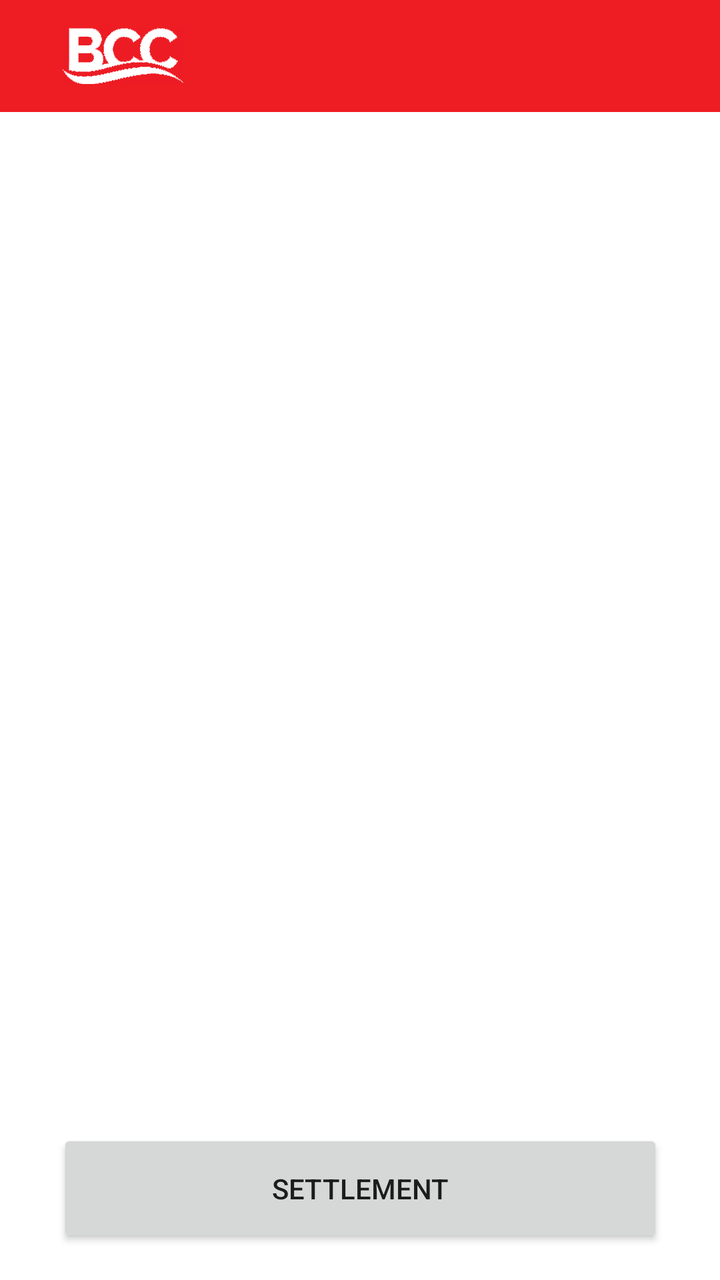
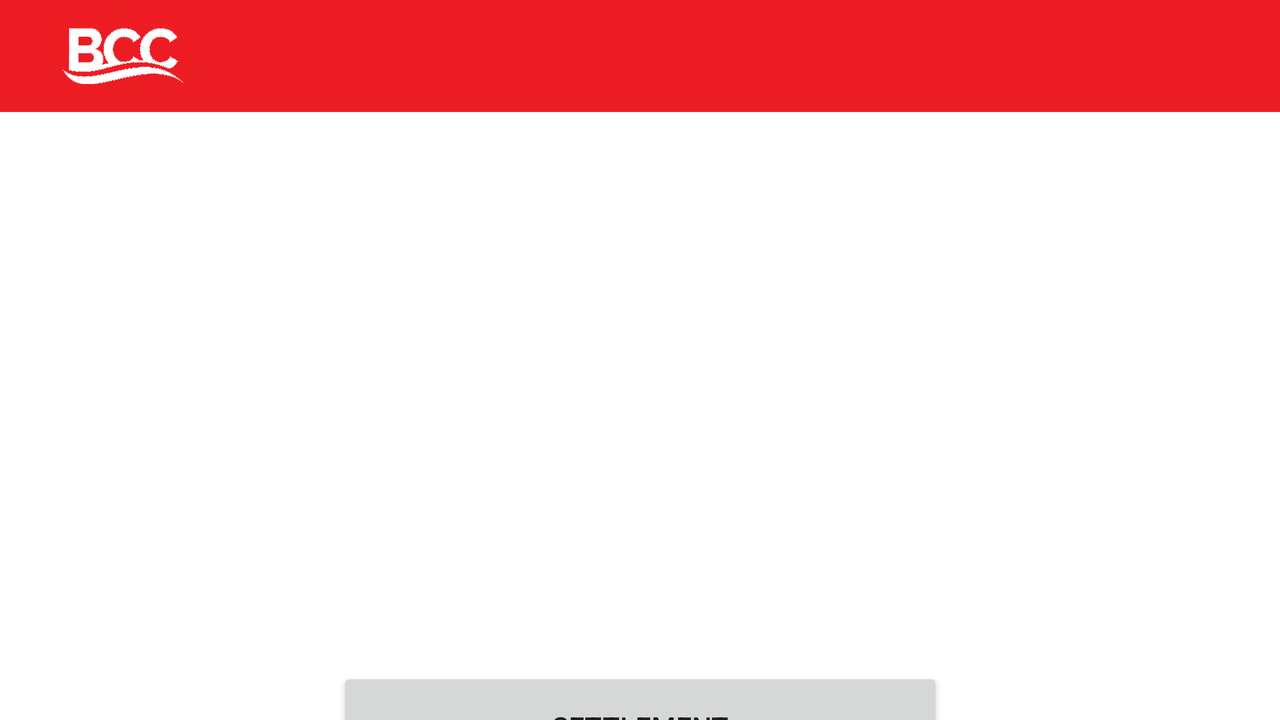

An Android layout and its configuration variant, each rendered on a device that would load it. The default file and the variant file are quoted in full after the pictures.
<!-- AndroidManifest.xml: application theme Theme.BCC -->
<!-- res/layout/activity_show_data.xml -->
<?xml version="1.0" encoding="utf-8"?>
<androidx.constraintlayout.widget.ConstraintLayout xmlns:android="http://schemas.android.com/apk/res/android"
    xmlns:app="http://schemas.android.com/apk/res-auto"
    xmlns:tools="http://schemas.android.com/tools"
    android:layout_width="match_parent"
    android:layout_height="match_parent"
    tools:context=".showData">

    <include
        android:id="@+id/include"
        layout="@layout/tool_bar"
        app:layout_constraintTop_toTopOf="parent"
        tools:layout_editor_absoluteX="9dp"></include>

    <ScrollView
        android:id="@+id/scrollView3"
        android:layout_width="365dp"

        android:layout_height="652dp"
        android:layout_marginBottom="92dp"
        android:scrollbars="none"
        app:layout_constraintBottom_toBottomOf="parent"
        app:layout_constraintEnd_toEndOf="parent"
        app:layout_constraintStart_toStartOf="parent"
        app:layout_constraintTop_toBottomOf="@+id/include"
        app:layout_constraintVertical_bias="1.0">


        <HorizontalScrollView
            android:layout_width="match_parent"
            android:layout_height="wrap_content">

            <TableLayout xmlns:android="http://schemas.android.com/apk/res/android"
                android:id="@+id/displayLinear"
                android:layout_width="match_parent"
                android:layout_height="match_parent"

                android:orientation="vertical">

                <TableRow
                    android:id="@+id/display_row"
                    android:layout_width="wrap_content"
                    android:layout_height="wrap_content"
                    android:layout_marginTop="280dip" />
            </TableLayout>
        </HorizontalScrollView>
    </ScrollView>

    <Button
        android:id="@+id/btSettlement"
        android:layout_width="303dp"
        android:layout_height="59dp"
        android:text="Settlement"
        app:layout_constraintBottom_toBottomOf="parent"
        app:layout_constraintEnd_toEndOf="parent"
        app:layout_constraintStart_toStartOf="parent"
        app:layout_constraintTop_toBottomOf="@+id/scrollView3" />

</androidx.constraintlayout.widget.ConstraintLayout>
<!-- res/layout/tool_bar.xml (included above) -->
<?xml version="1.0" encoding="utf-8"?>
<androidx.appcompat.widget.Toolbar xmlns:android="http://schemas.android.com/apk/res/android"
    android:layout_width="match_parent"
    android:layout_height="?attr/actionBarSize"
    xmlns:app="http://schemas.android.com/apk/res-auto"
    android:background="@color/red"

    app:popupTheme="@style/CardView">

    <ImageView
        android:id="@+id/imageView3"
        android:layout_width="91dp"
        android:layout_height="28dp"
        app:layout_constraintBottom_toBottomOf="parent"
        app:layout_constraintEnd_toEndOf="parent"
        app:layout_constraintHorizontal_bias="0.346"
        app:layout_constraintStart_toStartOf="parent"
        app:layout_constraintTop_toTopOf="parent"
        app:layout_constraintVertical_bias="0.184"
        app:srcCompat="@drawable/bcclogo1" />

</androidx.appcompat.widget.Toolbar>
<!-- resources referenced by this layout -->
<resources>
  <color name="red">#EE1D23</color>
  <!-- drawable bcclogo1: png bitmap (drawable, 42300 bytes) -->
  <style name="Theme.BCC" parent="Theme.MaterialComponents.DayNight.NoActionBar">
          
          <item name="colorPrimary">@color/purple_500</item>
          <item name="colorPrimaryVariant">@color/purple_700</item>
          <item name="colorOnPrimary">@color/white</item>
          
          <item name="colorSecondary">@color/teal_200</item>
          <item name="colorSecondaryVariant">@color/teal_700</item>
          <item name="colorOnSecondary">@color/black</item>
          
          <item name="android:statusBarColor" tools:targetApi="l">?attr/colorPrimaryVariant</item>
          
      </style>
  <color name="purple_500">#EE1D23</color>
  <color name="purple_700">#FF3700B3</color>
  <color name="white">#FFFFFFFF</color>
  <color name="teal_200">#FF03DAC5</color>
  <color name="teal_700">#FF018786</color>
  <color name="black">#FF000000</color>
</resources>
<!-- res/layout-land/activity_show_data.xml (the author's variant of the layout above) -->
<!-- drawn on the phone turned sideways -->
<?xml version="1.0" encoding="utf-8"?>
<androidx.constraintlayout.widget.ConstraintLayout xmlns:android="http://schemas.android.com/apk/res/android"
    xmlns:app="http://schemas.android.com/apk/res-auto"
    xmlns:tools="http://schemas.android.com/tools"
    android:layout_width="match_parent"
    android:layout_height="match_parent"
    tools:context=".showData">

    <include
        android:id="@+id/include"
        layout="@layout/tool_bar"
        app:layout_constraintBottom_toTopOf="@+id/scrollView3"
        app:layout_constraintTop_toTopOf="parent"
        tools:layout_editor_absoluteX="9dp"></include>

    <ScrollView
        android:id="@+id/scrollView3"
        android:layout_width="824dp"

        android:layout_height="316dp"
        android:scrollbars="none"
        app:layout_constraintBottom_toBottomOf="parent"
        app:layout_constraintEnd_toEndOf="parent"
        app:layout_constraintStart_toStartOf="parent"
        app:layout_constraintTop_toBottomOf="@+id/include">


        <HorizontalScrollView
            android:layout_width="match_parent"
            android:layout_height="wrap_content">

            <TableLayout xmlns:android="http://schemas.android.com/apk/res/android"
                android:id="@+id/displayLinear"
                android:layout_width="match_parent"
                android:layout_height="match_parent"

                android:orientation="vertical">

                <TableRow
                    android:id="@+id/display_row"
                    android:layout_width="wrap_content"
                    android:layout_height="wrap_content"
                    android:layout_marginTop="280dip" />
            </TableLayout>
        </HorizontalScrollView>
    </ScrollView>
    <Button
        android:id="@+id/btSettlement"
        android:layout_width="303dp"
        android:layout_height="59dp"
        android:text="Settlement"
        app:layout_constraintBottom_toBottomOf="parent"
        app:layout_constraintEnd_toEndOf="parent"
        app:layout_constraintStart_toStartOf="parent"
        app:layout_constraintTop_toBottomOf="@+id/scrollView3" />

</androidx.constraintlayout.widget.ConstraintLayout>
